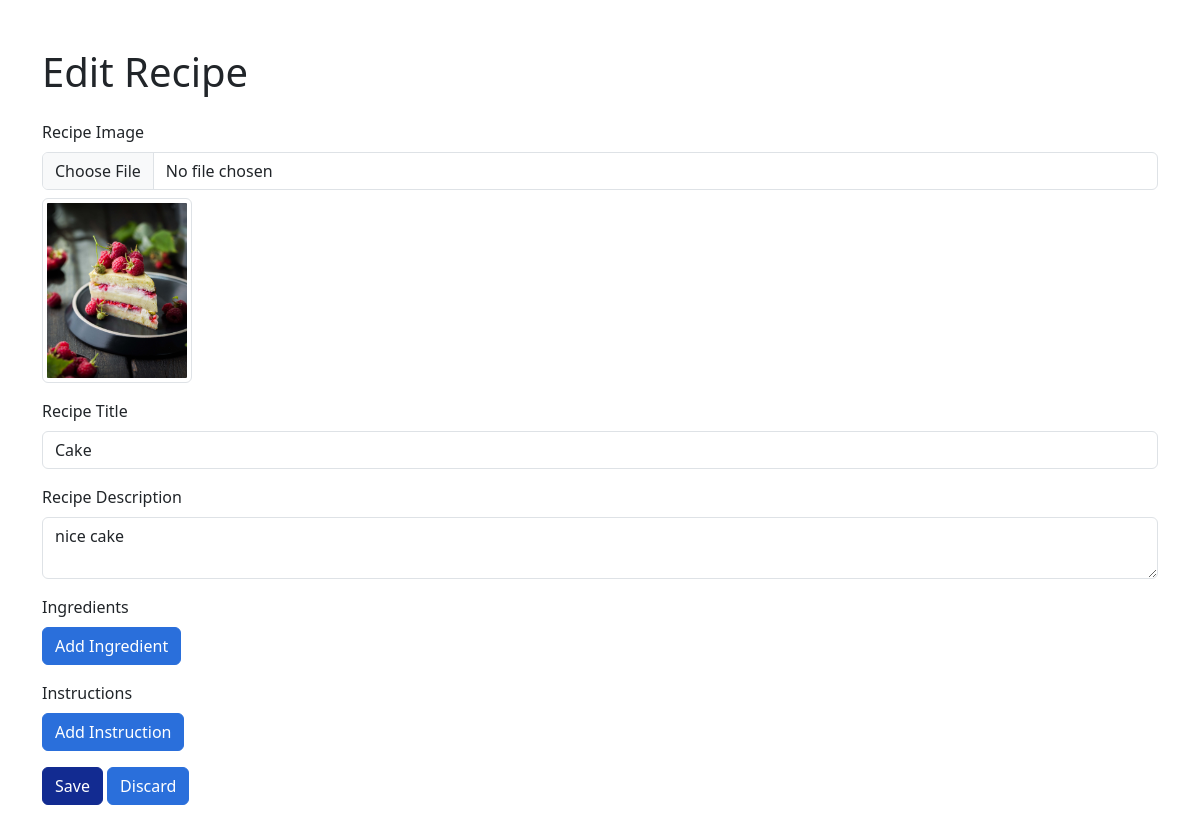
The app's page /editrecipe.php?id=4 with its own data.
### tables this page shows
CREATE TABLE `recipe` (
  `RecipeID` int(11) NOT NULL,
  `Title` varchar(100) NOT NULL,
  `Description` varchar(400) DEFAULT NULL,
  `RecipeImagePath` varchar(500) NOT NULL,
  `RecipeImageName` varchar(500) NOT NULL,
  `DateCreated` datetime NOT NULL DEFAULT current_timestamp()
);

### editrecipe.php (the view, shortened to what this page needs)
<?php
include 'includes/db.php';
$recipe_id = $_GET['id'];
$recipe = null;
if ($recipe_id) {
    $sql = "SELECT * FROM recipe WHERE RecipeID = $recipe_id";
    $result = mysqli_query($conn, $sql);
    if ($result) {
        $recipe = mysqli_fetch_assoc($result);
    }
}
?>
<!DOCTYPE html>
<html lang="en">
<head>
    <link
        rel="stylesheet"
        href="https://cdn.jsdelivr.net/npm/bootstrap@5.3.3/dist/css/bootstrap.min.css" />
    <link rel="stylesheet" href="assets/css/styles.min.css" />
</head>
<body>
    <div class="container mt-5 mb-5">
        <h1 class="mb-4">Edit Recipe</h1>
        <?php if ($recipe): ?>
            <form id="editForm" action="editrecipe.php?id=<?php echo $recipe_id; ?>" method="POST" enctype="multipart/form-data">
                <div class="mb-3">
                    <label for="image" class="form-label">Recipe Image</label>
                    <input type="file" class="form-control" id="image" name="image" />
                    <img src="<?php echo $recipe['RecipeImagePath']; ?>" alt="<?php echo $recipe['Title']; ?>" class="img-thumbnail mt-2" width="150">
                </div>
                <div class="mb-3">
                    <label for="title" class="form-label">Recipe Title</label>
                    <input type="text" class="form-control" id="title" name="title" value="<?php echo $recipe['Title']; ?>" required />
                </div>
                <div class="mb-3">
                    <label for="description" class="form-label">Recipe Description</label>
                    <textarea class="form-control" id="description" name="description" required><?php echo $recipe['Description']; ?>
                    </textarea>
                </div>
                <div class="mb-3">
                    <label class="mb-2" for="ingredients">Ingredients</label>
                    <button type="button" class="btn btn-secondary" onclick="addIngredient()">Add Ingredient</button>
                </div>
                <div class="mb-3">
                    <label class="mb-2" for="instructions">Instructions</label>
                    <button type="button" class="btn btn-secondary" onclick="addInstruction()">Add Instruction</button>
                </div>
                <button type="submit" class="btn btn-primary">Save</button>
                <button type="button" class="btn btn-secondary" onclick="window.location.href='mybook.php'">Discard</button>
            </form>
        <?php else: ?>
            <p>Recipe not found.</p>
        <?php endif; ?>
    </div>
</body>
</html>

### records on screen
recipe: RecipeImagePath (picture), title "Cake", description "nice cake"
